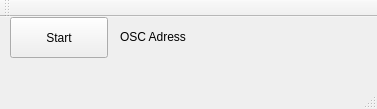
<?xml version="1.0" encoding="UTF-8"?>
<ui version="4.0">
 <class>MainWindow</class>
 <widget class="QMainWindow" name="MainWindow">
  <property name="windowModality">
   <enum>Qt::NonModal</enum>
  </property>
  <property name="geometry">
   <rect>
    <x>0</x>
    <y>0</y>
    <width>377</width>
    <height>109</height>
   </rect>
  </property>
  <property name="windowTitle">
   <string>MainWindow</string>
  </property>
  <widget class="QWidget" name="centralWidget">
   <widget class="QLabel" name="label">
    <property name="geometry">
     <rect>
      <x>120</x>
      <y>10</y>
      <width>201</width>
      <height>20</height>
     </rect>
    </property>
    <property name="frameShape">
     <enum>QFrame::NoFrame</enum>
    </property>
    <property name="text">
     <string>OSC Adress</string>
    </property>
   </widget>
   <widget class="QPushButton" name="pushButton">
    <property name="geometry">
     <rect>
      <x>10</x>
      <y>0</y>
      <width>98</width>
      <height>41</height>
     </rect>
    </property>
    <property name="text">
     <string>Start</string>
    </property>
   </widget>
  </widget>
  <widget class="QMenuBar" name="menuBar">
   <property name="geometry">
    <rect>
     <x>0</x>
     <y>0</y>
     <width>377</width>
     <height>25</height>
    </rect>
   </property>
  </widget>
  <widget class="QToolBar" name="mainToolBar">
   <attribute name="toolBarArea">
    <enum>TopToolBarArea</enum>
   </attribute>
   <attribute name="toolBarBreak">
    <bool>false</bool>
   </attribute>
  </widget>
  <widget class="QStatusBar" name="statusBar"/>
 </widget>
 <layoutdefault spacing="6" margin="11"/>
 <resources/>
 <connections/>
</ui>
